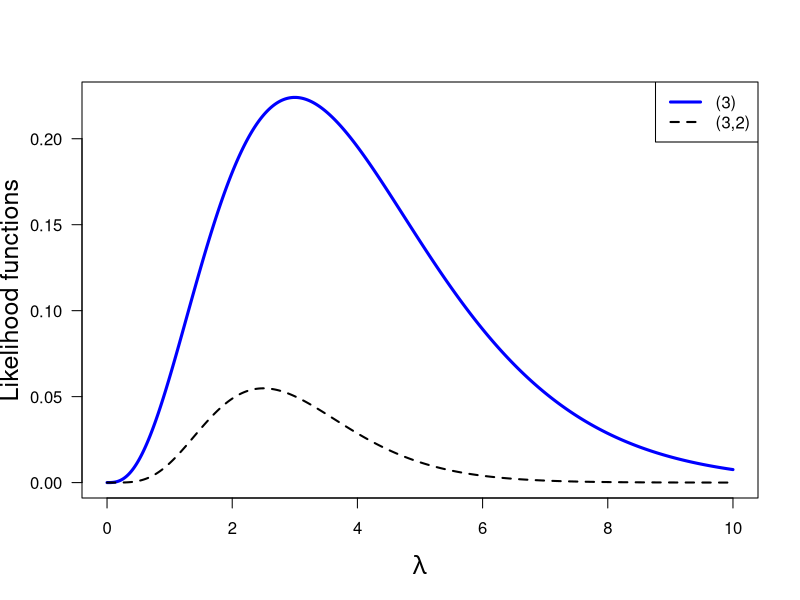

Here is the R script that generated this plot:
print('file: LikelihoodFctPoisson.R')
# likelihood function for Poisson PD: n = 1 or 2
k1 = 3; k2 = 2   # integer values
LF1fct = function(lambda,k) {f = lambda^k*exp(-lambda)/factorial(k)}
out1=integrate(LF1fct,lower=0,upper=Inf,k=k1)
LF2fct = function(lambda,ka,kb) {
  f = lambda^(ka+kb)*exp(-2*lambda)/(factorial(ka)*factorial(kb))}
out2=integrate(LF2fct,lower=0,upper=Inf,ka=k1,kb=k2)
lambdaa = seq(0,10,0.01)
f1 = LF1fct(lambdaa,k1)
f2 = LF2fct(lambdaa,k1,k2)
# png('LFPoisson181205.png',width=16,height=12,units='cm',res=300)
plot(lambdaa,f1,type='l',lwd=3,col='blue',xlab=expression(lambda),
     ylab='Likelihood functions',las=1,cex=0.4,cex.lab=1.5)
lines(lambdaa,f2,lwd=2,col='black',lty=2)
legend('topright',legend=c('(3)','(3,2)'),col=c('blue','black'),lty=c(1,2),lwd=c(3,2))
# dev.off()
